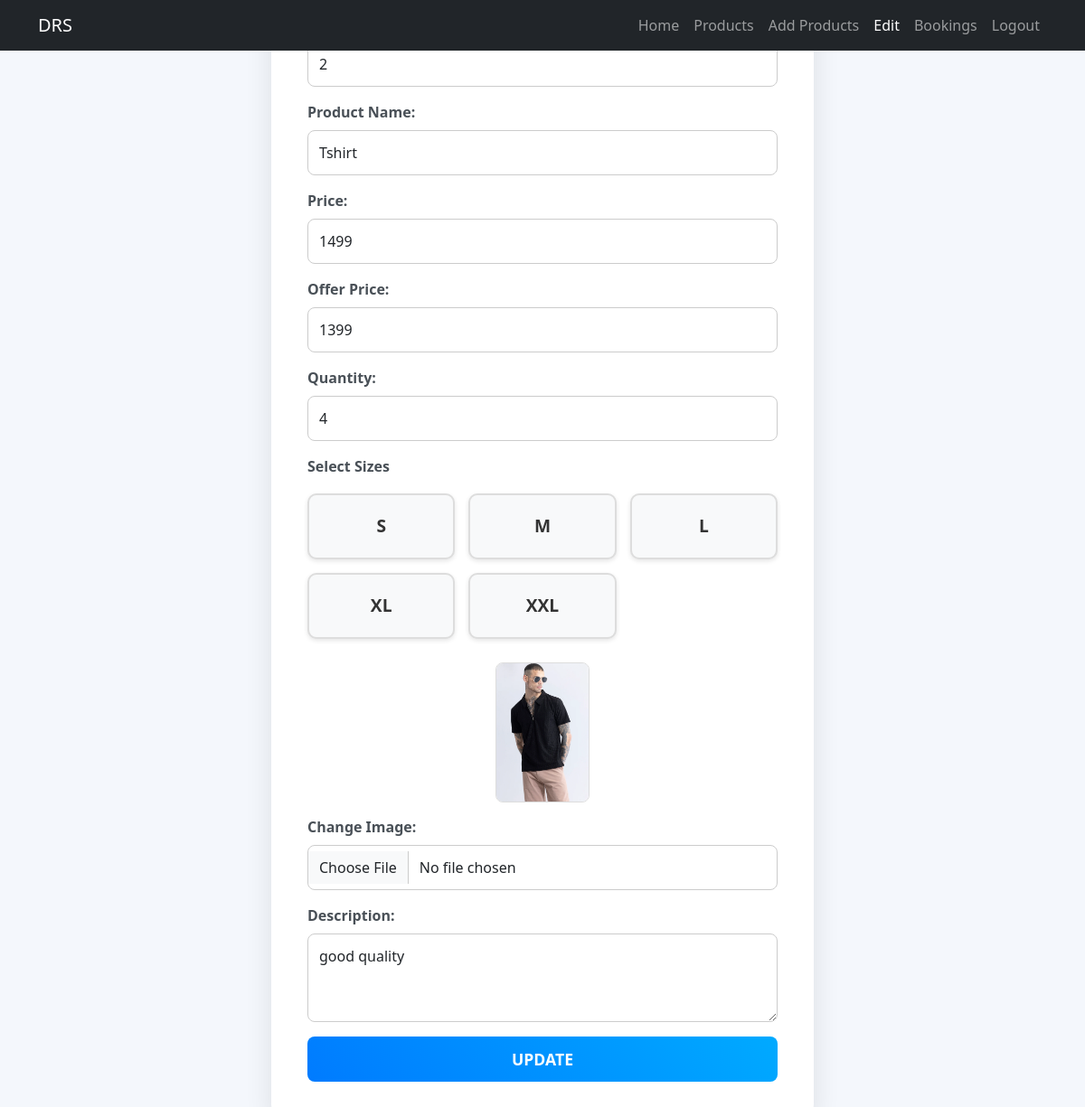
The page /products/edit_prod/6/ (signed in) on the database as committed earlier.
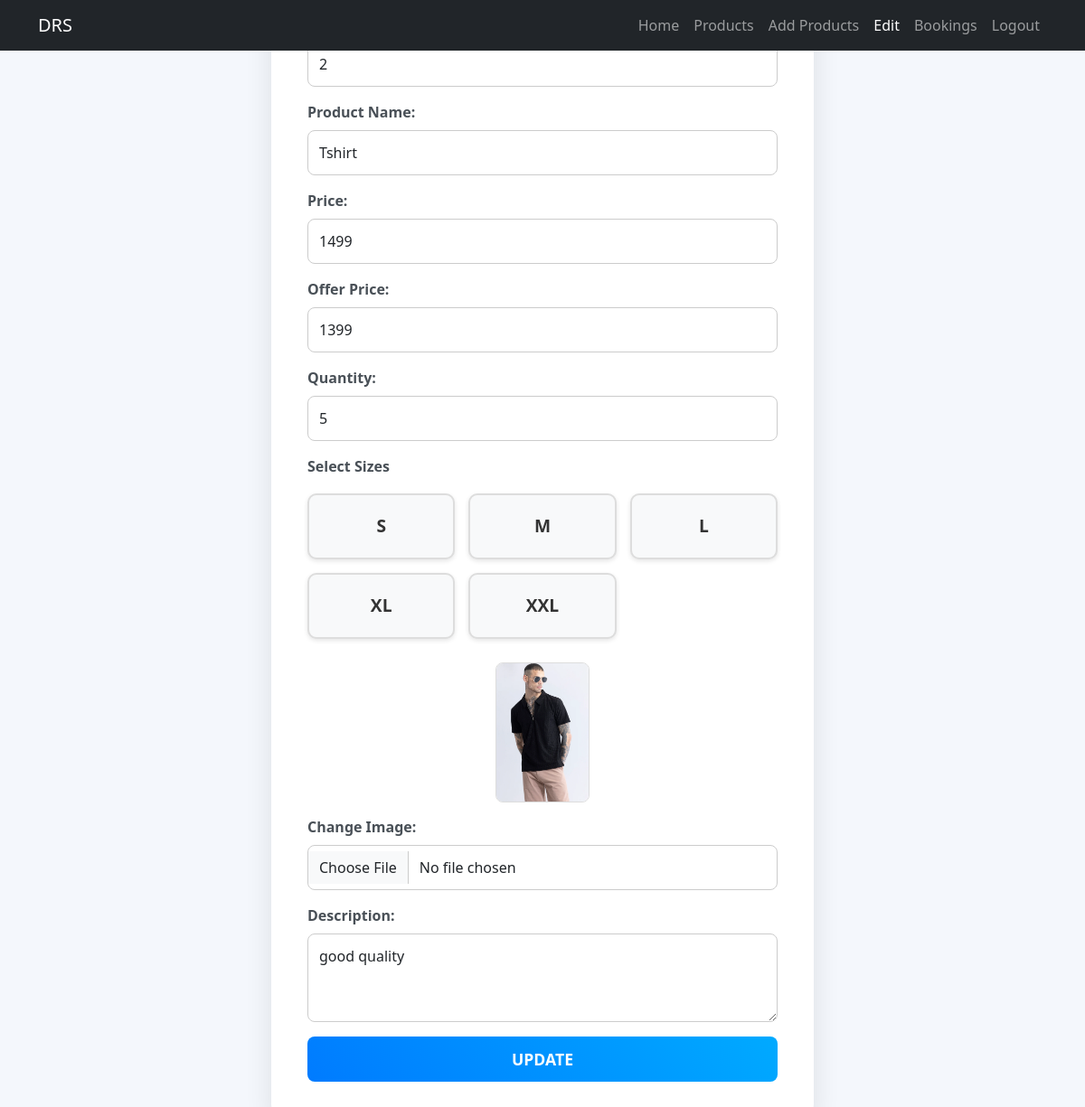
The same page on the database as committed later.
### app/models.py (models this page shows, shortened)
class Product(models.Model):
    pro_id=models.TextField()
    name=models.TextField()
    price=models.IntegerField()
    ofr_price=models.IntegerField()
    img=models.FileField()
    dis=models.TextField()
    sizes = models.ManyToManyField(Size, related_name='Sizes')
    quantity = models.PositiveIntegerField(default=0)  # New field for stock quantity

### app/views.py (the view)
# urls.py: path('products/edit_prod/<int:pid>/', views.edit_prod, name='edit_prod'),
def edit_prod(req,pid):
    if 'drs_shop' in req.session:
        if req.method=='POST':
            prd_id=req.POST['prd_id']
            prd_name=req.POST['prd_name']
            prd_price=req.POST['prd_price']
            ofr_price=req.POST['ofr_price']
            prd_dis=req.POST['prd_dis']
            img=req.FILES.get('img')
            sizes = req.POST.getlist('sizes')  # selected sizes
            quantity = req.POST['quantity']  # quantity
            product = get_object_or_404(Product, id=pid)
            product.pro_id = prd_id
            product.name = prd_name
            product.price = prd_price
            product.ofr_price = ofr_price
            product.dis = prd_dis
            product.quantity = quantity  # Update quantity
            if img:
                product.img = img
            product.sizes.clear()  # Clear existing sizes
            for size in sizes:
                size_obj, _ = Size.objects.get_or_create(size=size)
                product.sizes.add(size_obj)
            product.save()  # Save all changes
            return redirect(shp_home)
        else:
            all_sizes = Size.objects.all()  # Fetch all available sizes
            product = get_object_or_404(Product, pk=pid)  # Fetch the product to edit
            return render(req, 'shop/edit.html', {'product': product, 'all_sizes': all_sizes})
    else:
        return redirect(shp_login)

### templates/shop/edit.html (shortened to what this page needs)
<!DOCTYPE html>
<html lang="en">
<head>
    <link href="https://cdn.jsdelivr.net/npm/bootstrap@5.3.3/dist/css/bootstrap.min.css" rel="stylesheet">
</head>
<body>
    <nav class="navbar navbar-expand-lg navbar-dark bg-dark">
        <div class="container">
            <a class="navbar-brand" href="#">DRS</a>
            <div class="collapse navbar-collapse" id="navbarNav">
                <ul class="navbar-nav ms-auto">
                    <li class="nav-item"><a class="nav-link" href="/shp_home">Home</a></li>
                    <li class="nav-item"><a class="nav-link" href="/products">Products</a></li>
                    <li class="nav-item"><a class="nav-link" href="/add_prod">Add Products</a></li>
                    <li class="nav-item"><a class="nav-link active" href="#">Edit</a></li>
                    <li class="nav-item"><a class="nav-link" href="/bookings">Bookings</a></li>
                    <li class="nav-item"><a class="nav-link" href="/shp_logout">Logout</a></li>
                </ul>
            </div>
        </div>
    </nav>
    <div class="form-container">
        <div class="form-box">
            <form action="" method="post" enctype="multipart/form-data">
                <div class="mb-3">
                    <label for="prod_id" class="form-label">Product ID:</label>
                    <input type="text" class="form-control" placeholder="Enter Product ID" name="prd_id" value="{{product.pro_id}}">
                </div>
                <div class="mb-3">
                    <label for="prd_name" class="form-label">Product Name:</label>
                    <input type="text" class="form-control" placeholder="Enter Product Name" name="prd_name" value="{{product.name}}">
                </div>
                <div class="mb-3">
                    <label for="price" class="form-label">Price:</label>
                    <input type="number" class="form-control" placeholder="Enter Product Price" name="prd_price" value="{{product.price}}">
                </div>
                <div class="mb-3">
                    <label for="ofrprice" class="form-label">Offer Price:</label>
                    <input type="number" class="form-control" placeholder="Enter Offer Price" name="ofr_price" value="{{product.ofr_price}}">
                </div>
                <div class="mb-3">
                    <label for="quantity" class="form-label">Quantity:</label>
                    <input type="number" class="form-control" placeholder="Quantity" name="quantity" value="{{product.quantity}}" required>
                </div>
                <div class="mb-3">
                    <label for="sizes" class="form-label">Select Sizes</label>
                    <div class="size-options">
                        {% for size in all_sizes %}
                            <div class="size-option" id="size_{{ size.size }}">
                                <label for="checkbox_{{ size.size }}" class="size-label">{{ size.size }}</label>
                            </div>
                        {% endfor %}
                    </div>
                </div>
                <img src="{{product.img.url}}" alt="Product Image" class="img-preview">
                <div class="mb-3">
                    <label for="img" class="form-label">Change Image:</label>
                    <input type="file" class="form-control" name="img">
                </div>
                <div class="mb-3">
                    <label for="dis" class="form-label">Description:</label>
                    <textarea class="form-control" placeholder="Enter Product Details" name="prd_dis" rows="3">{{product.dis}}</textarea>
                </div>
                <button type="submit" class="btn btn-primary">UPDATE</button>
            </form>
        </div>
    </div>
</body>
</html>

Rows that differ between the two databases and show on the page:
changed Product "Tshirt": quantity "4" → "5"
